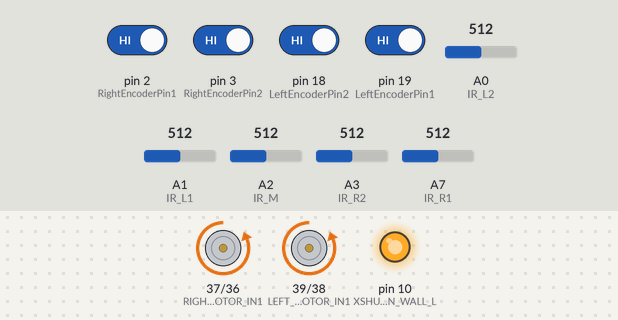
Bench run of a program on a simulated Arduino Mega 2560, built with avr-gcc and run on an emulated ATmega2560. Shown: motor-driver pin pairs drawn as motors (green arrow = first pin HIGH = forward, orange = second pin HIGH = backward, longer = more drive, scaled by the enable pin), output pins drawn as LEDs (lit = HIGH). The test bench sets the inputs (shaded band); at power-on: pin 2 (RightEncoderPin1), pin 3 (RightEncoderPin2), pin 18 (LeftEncoderPin2), pin 19 (LeftEncoderPin1) HIGH, A0 (IR_L2) = 512, A1 (IR_L1) = 512, A2 (IR_M) = 512, A3 (IR_R2) = 512, A7 (IR_R1) = 512.

Above: at 0.3 s.
Timing chart, 0 to 1.8 s (numbered marks = the images above):
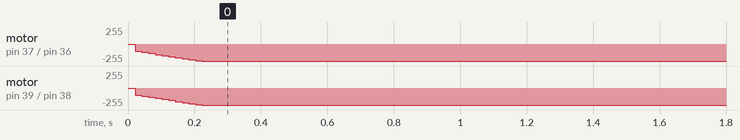

Measured:
- by itself, motor on pin 37 (RIGHT_MOTOR_IN1) / pin 36 (RIGHT_MOTOR_IN2), motor on pin 39 (LEFT_MOTOR_IN1) / pin 38 (LEFT_MOTOR_IN2): moves from stopped to backward 255/255 over 0.20 s

The program:

main.cpp
```cpp
#include <Arduino.h>
//#include "motors.h"
#include "Ticker.h"
#include <avr/interrupt.h>
#include "encoders.h"
#include"motors.h"
#include <Wire.h>
#include <VL53L0X.h>
#include "config.h"
#include <Ticker.h>
//#include <Servo.h>

/*Servo left_arm; //left arm
Servo right_arm; //right arm
Servo upper; //platform
Servo elbow; //rotate
Servo base;*/


VL53L0X sensor;
// put function declarations here:
Motors motors;
Encoders encoders;

//Ticker sendTicker;
//Ticker controlTicker;
// void updateFunctions() {
//     encoders.update();
//     motors.update(speed, 0, correction);
// }
// ISR(TIMER1_COMPA_vect) {
//   encoders.update();
//  // motors.update(0,0,2);
//   motors.update(speed,0,correction);
void func() {
  encoders.update();
  motors.update(speed,0,correction);
  }

Ticker ticker1(func, 20, 0, MILLIS);


float  line_follow(){
  int s_L2 = analogRead(IR_L2);
  int s_L1 = analogRead(IR_L1);
  int s_R1 = analogRead(IR_R1);
  int s_R2 = analogRead(IR_R2);
  int s_M = analogRead(IR_M);

  int ir_error = 0;  // If error is Negative = line is on left, Positive = line is on right

  // error calculation
  if (s_L1 >= threshold && s_L2 <= threshold) {
    ir_error += 1;
  }
  if (s_R1 >= threshold && s_R2 <= threshold) {
    ir_error -= 1;
  }
  if (s_L1 >= threshold && s_L2 >= threshold) {
    ir_error += 2;
  }
  if (s_R1 >= threshold && s_R2 >= threshold) {
    ir_error -= 2;
  }
  if (s_L1 <= threshold && s_L2 >= threshold) {
    ir_error += 3;
  }
  if (s_R1 <= threshold && s_R2 >= threshold ) {
    ir_error -= 3;
  }

  /*if (ir_error == 0) {
    if (s_M <= threshold && abs(last_nonzero_error) == 3) {
      ir_error = last_nonzero_error;
    }
  }*/

  // PID calculations
  integral += ir_error;
  float derivative = ir_error - lastError;
  float ir_correction = (Kp * ir_error) + (Ki * integral) + (Kd * derivative);

  lastError = ir_error;


  if (abs(ir_error) >= 2) {
    speed = 0;
    correction = -ir_correction/150;
  } else {
    speed = 200;
    correction =0;
  }

}


// void setupTimer1() {

//     cli();  // Stop interrupts

//     TCCR1A = 0;            // Normal operation
//     TCCR1B = 0;

//     // Set compare value for 10ms interval
//     OCR1A = 2499;           // (16MHz / (64*100)) - 1

//     TCCR1B |= (1 << WGM12); // CTC mode
//     TCCR1B |= (1 << CS11) | (1 << CS10); // Prescaler = 64

//     TIMSK1 |= (1 << OCIE1A); // Enable interrupt

//     sei();  // Enable interrupts
// }

/*void feedforwardPWM(int motor, int step = 10, int delay_ms = 300) {
    // motor: 1 -> left, 2 -> right
    for (int i = -100; i <= 100; i += step) {

        if (motor == 1) {
            motors.set_left_motor_percentage(i);
            motors.set_right_motor_percentage(0);
            if (i==-100) delay(100); // stop the other motor
        } else if (motor == 2) {
            motors.set_right_motor_percentage(i);
            motors.set_left_motor_percentage(0);
            if (i==-100) delay(100);// stop the other motor
        }

        delay(delay_ms);           // wait for motor to stabilize
        encoders.update();         // update encoder readings
        float speed = 2 * encoders.robot_speed(); // mm/s

        // Print the motor, PWM, and measured speed
        if (motor == 1) Serial.print("Left,");
        else Serial.print("Right,");
        Serial.print(i);
        Serial.print(",");
        Serial.println(speed);
    }
}*/

void rotate_ninety() {

  float ini_angle = encoders.robotAngle();

  while (abs(encoders.robotAngle()-ini_angle) <=90){
    correction = 1;
  }
  correction = 0;
  delay(2000);

}

void task_1(){
  int column = 1;
  while (column <= 9){
    line_follow();
    if (analogRead(IR_L2)>= threshold && analogRead(IR_L1)>= threshold && analogRead(IR_R2)>= threshold &&
  analogRead(IR_R1)>= threshold && analogRead(IR_M)>= threshold){
    while (analogRead(IR_L2)>= threshold && analogRead(IR_L1)>= threshold && analogRead(IR_R2)>= threshold &&
  analogRead(IR_R1)>= threshold && analogRead(IR_M)>= threshold) {
    line_follow();
  }
    column++;

  }
  Serial.println(column);

  }
  rotate_ninety();
}

void setup() {
  motors.begin();
  encoders.begin();
  encoders.reset();
  ticker1.start();
 // setupTimer1();
  Serial.begin(9600);

  pinMode(IR_L2, INPUT);
    pinMode(IR_L1, INPUT);
    pinMode(IR_R1, INPUT);
    pinMode(IR_R2, INPUT);
    pinMode(IR_M, INPUT);

  pinMode(XSHUT_PIN_WALL_L, OUTPUT);
  digitalWrite(XSHUT_PIN_WALL_L, LOW);
  delay(10);
  digitalWrite(XSHUT_PIN_WALL_L, HIGH);
  delay(10);

  Wire.begin();

  sensor.init();
  sensor.setTimeout(500);

  //task_1();
  //rotate_ninety();

  /*left_arm.attach(31);
  right_arm.attach(30);
  upper.attach(32);
  elbow.attach(34);
  base.attach(33); */

  //elbow.write(180);

  motors.enable_controllers();

  // motors.omega = 0;
  // motors.speed = 0;
  //task_1();


}
float wall_following(){
  uint16_t dist = sensor.readRangeSingleMillimeters();


  element = dist - WALL_dist;

  if (element>=max_wall_error){
    element = max_wall_error;
  } else if (element<=-max_wall_error){
    element = -max_wall_error;
  }

  Serial.println(dist);

  return element;
  };


void loop() {
  ticker1.update();
  line_follow();

  //Serial.println(correction);
  //Serial.println(speed);
 // rotate_ninety();


}
```

encoders.h
```cpp
#pragma once

#include <Arduino.h>
#include <stdint.h>
#include "config.h"
#include <math.h>


class Encoders;

extern Encoders encoders;

class Encoders
{
public:
    void begin()
    {
        pinMode(LeftEncoderPin1, INPUT_PULLUP);
        pinMode(LeftEncoderPin2, INPUT_PULLUP);

        pinMode(RightEncoderPin1, INPUT_PULLUP);
        pinMode(RightEncoderPin2, INPUT_PULLUP);

        attachInterrupt(digitalPinToInterrupt(LeftEncoderPin1), updateLeftEncoderISR, CHANGE);
        attachInterrupt(digitalPinToInterrupt(LeftEncoderPin2), updateLeftEncoderISR, CHANGE);

        attachInterrupt(digitalPinToInterrupt(RightEncoderPin1), updateRightEncoderISR, CHANGE);
        attachInterrupt(digitalPinToInterrupt(RightEncoderPin2), updateRightEncoderISR, CHANGE);

        reset();
    }


    void reset()
    {
        noInterrupts();

        encoderCounterLeft = 0;
        encoderCounterRight = 0;
        robot_distance = 0;
        robot_angle = 0;

        interrupts();
    }

    static void updateLeftEncoderISR()
    {
        encoders.updateLeftEncoder();
    }


    static void updateRightEncoderISR()
    {
        encoders.updateRightEncoder();
    }

    void updateLeftEncoder()
    {
        int MSB = digitalRead(LeftEncoderPin1);
        int LSB = digitalRead(LeftEncoderPin2);

        int encoded = (MSB << 1) | LSB;

        int sum = (lastEncodedLeft << 2) | encoded;

        if (sum == 0b1101 || sum == 0b0100 || sum == 0b0010 || sum == 0b1011)
        {
            encoderCounterLeft--;
        }
        else if (sum == 0b1110 || sum == 0b0111 || sum == 0b0001 || sum == 0b1000)
        {
            encoderCounterLeft++;
        }

        lastEncodedLeft = encoded;
    }

    void updateRightEncoder()
    {
        int MSB = digitalRead(RightEncoderPin1);
        int LSB = digitalRead(RightEncoderPin2);

        int encoded = (MSB << 1) | LSB;

        int sum = (lastEncodedRight << 2) | encoded;

        if (sum == 0b1101 || sum == 0b0100 || sum == 0b0010 || sum == 0b1011)
        {
            encoderCounterRight--;
        }
        else if (sum == 0b1110 || sum == 0b0111 || sum == 0b0001 || sum == 0b1000)
        {
            encoderCounterRight++;
        }

        lastEncodedRight = encoded;
    }

    void update()
    {
        unsigned long currentTime = micros();

        left_delta = 0;
        right_delta = 0;


        time_change_1 = prevTime;
        time_change_u = currentTime-prevTime;
        if (time_change_u==0){
            time_change_u = 1;
        }


        prevTime = currentTime;
        noInterrupts();
        left_delta = encoderCounterLeft;
        right_delta = encoderCounterRight;
        encoderCounterLeft = 0;
        encoderCounterRight = 0;
        interrupts();

        float left_change = (float)left_delta * MM_PER_ROTATION/ PULSES_PER_ROTATION;
        float right_change = (float)right_delta * MM_PER_ROTATION/ PULSES_PER_ROTATION;


        fwd_change = 0.5 * (right_change + left_change); // taking average, distance in millimeters
        robot_distance += fwd_change;
        rot_change = (right_change - left_change) * DEG_PER_MM_DIFFERENCE;
        robot_angle += rot_change;
    }

    inline int loopTime_us(){
        int looptime = time_change_u;
        return looptime;
    }

    inline float loopTime_s(){
        float time = (float)time_change_u/1000000.0;
        return time;
    }

    inline float robotDistance()
    {
        float distance;

        noInterrupts();
        distance = robot_distance; //in mm
        interrupts();

        return distance;
    }

    inline float robotAngle()
    {
        float angle;

        noInterrupts();
        angle = robot_angle;
        interrupts();

        return angle;
    }

    inline float robot_speed(){
        float speed ;

        noInterrupts();
        speed = (fwd_change/ time_change_u)* 1000000;
        interrupts();

        return speed;
    }

    inline float robot_omega(){   /////given in degrees per second!!!!!
        float omega;

        noInterrupts();
        omega = (rot_change/time_change_u)* 1000000;
        interrupts();

        return omega;
    }

    inline float robot_fwd_change()
    {
        float distance;

        noInterrupts();
        distance = fwd_change;
        interrupts();

        return distance;
    }

    inline float robot_rot_change()
    {
        float distance;

        noInterrupts();
        distance = rot_change;
        interrupts();

        return distance;
    }

    inline float leftRPS(){
        float rps;

        noInterrupts();
        float left_delta_read = left_delta;
        interrupts();

        rps = (left_delta_read/time_change_u)*(1000000.0/PULSES_PER_ROTATION); //encoderCounterLeft

        return rps;
    }

    inline float rightRPS(){
        float rps;

        noInterrupts();
        float right_delta_read = right_delta;
        interrupts();

        rps = right_delta_read/time_change_u*(1000000.0/PULSES_PER_ROTATION);

        return rps;
    }


private:
    volatile long encoderCounterLeft; // Encoder roatation count, this gets reset every time we call update
    volatile long lastEncodedLeft;    // Last encoded value

    int left_delta; //this variable holds the number of encoder counts during two update calls
    int right_delta ;

    volatile long encoderCounterRight;// Encoder roatation count, this gets reset every time we call update
    volatile long lastEncodedRight;

    volatile float robot_distance; // the complete distance travel by robot, this get's incremented using the update function
    volatile float robot_angle; // same like above

    unsigned long prevTime;
    // the change in distance or angle in the last tick.
    float fwd_change; //difference
    float rot_change;
    float time_change_u;
    int time_change_1;
    int time_change_2;
    int time_change_3;

};
```

config.h
```cpp
//config files to match our robot specificatiojns

#pragma once
//#include "esp_system.h"


//*****************************communications******************************* */

/*const char* SSID = "Nilakna";//"SLT-ADSL-92776";//"SLT-4G_WataNandun";//;   // network credentials
const char* PASSWORD = "gopt1728";//"J1234567890";//"Nwata@#com";//

const int LOCAL_PORT = 12345;  // UDP port to listen on

const char* REMOTE_IP = "192.168.253.202";//"192.168.1.8";//"192.168.1.3";
const int REMOTE_PORT = 3333;*/


//*****************************encoder pin allocation***********************
const int LeftEncoderPin1 = 19;//15;
const int LeftEncoderPin2 = 18;//4;

const int RightEncoderPin1 = 2;//17;
const int RightEncoderPin2 = 3;//16;

//****************************motor********************************************* */
const int LEFT_MOTOR_PWM = 9;
const int LEFT_MOTOR_IN1 = 39;
const int LEFT_MOTOR_IN2 = 38;

const int RIGHT_MOTOR_PWM = 8;
const int RIGHT_MOTOR_IN1 = 37;
const int RIGHT_MOTOR_IN2 = 36;

// const int PWM_RESOLUTION_BITS = 10;
// const int PWM_RESOLUTION = 1023; //2^10-1

const int MAX_MOTOR_PERCENTAGE = 95;

const int MOTOR_RIGHT_POLARITY = 1;// change this to change direction of motor direction
const int MOTOR_LEFT_POLARITY = 1;

const int M_BALNCE_PWM = 0; //adjust this value to bring both the motors to same speed

const int LEFT_MIN_MOTOR_PERCENTAGE = 20;
const int RIGHT_MIN_MOTOR_PERCENTAGE = 13;
const int MIN_MOTOR_BIAS = 5;
const int maxMotorPercentage = 100;

//******************************robot dimensions*****************************/
const float MM_PER_ROTATION = 201.0;//tyre
const float PULSES_PER_ROTATION = 880;
const float ROBOT_RADIUS = 77.5;  //there is some error in this. Although it says radius put Wheel to wheel diameter
const float DEG_PER_MM_DIFFERENCE = 180.0/(2*ROBOT_RADIUS*PI);

const float ARRAY_TO_WHEEL_DISTANCE = 75.0;//65; //change this accordingly

const float RADIANS_PER_DEGREE = 0.0175;

const float ROT_KP = 3;//7;
const float ROT_KD = 2.5;//19;
const float ROT_KI = 0;
const float FWD_KP = 1.5;//2.5;//6.0;//7.0//1.0
const float FWD_KD = 2.2;//10;
const float FWD_KI = 0;
const float STR_KP = 2.5;//2.5, 100;
const float STR_KD = 0.1;

//****************************************Robot*****************************************//
/*const float MOVE_SPEED = 100;//100//60.0;
const float MOVE_ACC = 100;//10//1000; //720//1000
const float IMMEDIATE_ACC = 2000;

const float OMEGA_TURN = 120;
const float ALPHA_TURN = 90;//5.0;//1500
const float LEFT = 85.0;
const float RIGHT = -85.0;
const float ABOUTTURN = 180;
const float LEFTQTR = 35.0;
const float RIGHTQTR = -35.0;
const float LEFT3QTR = 130.0;
const float RIGHT3QTR = -130.0;*/


//*****************************************Sensors************************** */
/*const float STEERING_ADJUST_LIMIT = 100.0;
const int ERROR_POLARITY = 1;

const int NUM_SENSORS = 8;
const float SENSOR_THRESHOLD = 80.0;//97.0;//93.5;
const bool INVERT_COLOR = false;

const int BUTTON_PIN = 0;
const int LED_PIN = 2;

const int LEFT_LINE_PIN = 36;
const int RIGHT_LINE_PIN = 39;
const int POTATO_IR_PIN = 25;

const int SHARP_IR_LEFT = 32;  // Analog pin for left Sharp IR sensor
const int SHARP_IR_RIGHT = 34; // Analog pin for right Sharp IR sensor

const int XSHUT_PIN = 25;
const float OBJECT_DETECT_RANGE = 300;
const float WALL_DETECTION_RANGE = 90.0; // max 200 mm
const float WALL_STOP_DISTANCE = 60.0;*/

//******************************************Arena Specs********************** */
/*const float LINE_LENGTH = 300.0;
const float LINE_WIDTH = 30.0;
const float MAX_BARCODE_LENGTH = 870.0;
const float TASK2_TOTAL_LENGTH = 1200.0;*/
//******************************************Mechanisms************************ */

/*const int LIFTING_SERVO_PIN = 27;
const int GRABBING_SERVO_PIN = 26;*/

// IR pins
const int IR_L2 = A0;
const int IR_L1 = A1;
const int IR_R1 = A7;
const int IR_R2 = A3;
const int IR_M = A2;

const int threshold = 850;
 int last_nonzero_error = 0;
 int lastError = 0;
 float integral = 0;
 int ir_error = 0;
float ir_correction = 0;
const int Kp = 15;
const int Ki = 0;
const int Kd = 10;

float irCorrection = 0;


float speed = 200;
float correction = 0;

// wall following
const int XSHUT_PIN_WALL_L = 10;
const float WALL_dist = 50;
const int XSHUT_PIN_OBJECT = 12;
const int XSHUT_PIN_WALL_R = 11;
const float max_wall_error = 20;

float element = 0;
float wall_error = 0;
```

Source omitted: motors.h (11876 bytes)
